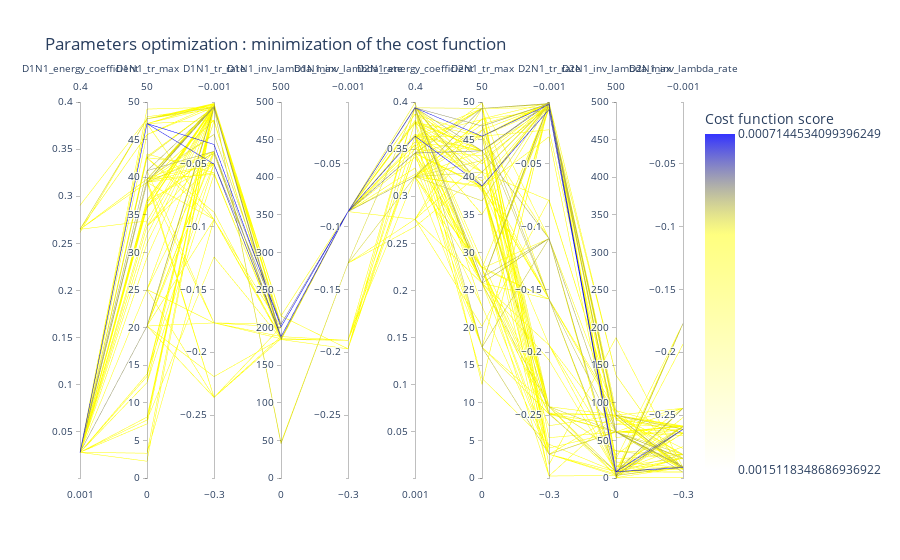

Source (notebook cell):
### Code cell
fig = viewer.parallel_coordinates(1000, unselected_opacity=0)
fig

### Figure 1 — Plotly figure (JSON) as saved in the notebook; plotly's stock layout.template omitted (floating-point values rounded to 4 significant figures; data arrays with more than 128 entries replaced by an {"elided": "..."} marker saying what was removed)
{"data": [{"dimensions": [{"label": "D1N1_energy_coefficient", "range": [0.001, 0.4], "values": {"elided": "1000 float values"}}, {"label": "D1N1_tr_max", "range": [0, 50], "values": {"elided": "1000 float values"}}, {"label": "D1N1_tr_rate", "range": [-0.3, -0.001], "values": {"elided": "1000 float values"}}, {"label": "D1N1_inv_lambda_max", "range": [0, 500], "values": {"elided": "1000 float values"}}, {"label": "D1N1_inv_lambda_rate", "range": [-0.3, -0.001], "values": {"elided": "1000 float values"}}, {"label": "D2N1_energy_coefficient", "range": [0.001, 0.4], "values": {"elided": "1000 float values"}}, {"label": "D2N1_tr_max", "range": [0, 50], "values": {"elided": "1000 float values"}}, {"label": "D2N1_tr_rate", "range": [-0.3, -0.001], "values": {"elided": "1000 float values"}}, {"label": "D2N1_inv_lambda_max", "range": [0, 500], "values": {"elided": "1000 float values"}}, {"label": "D2N1_inv_lambda_rate", "range": [-0.3, -0.001], "values": {"elided": "1000 float values"}}], "line": {"color": {"elided": "1000 float values"}, "colorbar": {"tickmode": "array", "ticktext": [0.0007145, 0.001512], "tickvals": [-0.0007145, -0.001512], "title": {"text": "Cost function score"}}, "colorscale": [[0, "rgba(0, 0, 255, 0.8)"], [0.3, "rgba(255,255,0,0.5)"], [1, "rgba(255,255,0,0.0)"]], "reversescale": true, "showscale": true}, "type": "parcoords", "unselected": {"line": {"opacity": 0}}}], "layout": {"coloraxis": {"colorbar": {"title": {"text": "Fitness"}}}, "title": {"text": "Parameters optimization : minimization of the cost function"}}}
